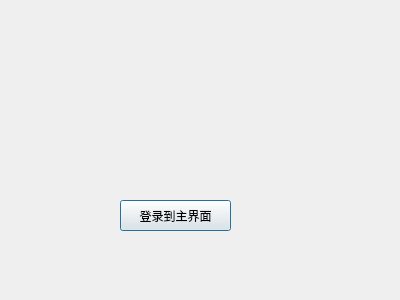
<?xml version="1.0" encoding="UTF-8"?>
<ui version="4.0">
 <class>LoginDlg</class>
 <widget class="QDialog" name="LoginDlg">
  <property name="geometry">
   <rect>
    <x>0</x>
    <y>0</y>
    <width>400</width>
    <height>300</height>
   </rect>
  </property>
  <property name="windowTitle">
   <string>Dialog</string>
  </property>
  <widget class="QPushButton" name="pushButton">
   <property name="geometry">
    <rect>
     <x>120</x>
     <y>200</y>
     <width>111</width>
     <height>31</height>
    </rect>
   </property>
   <property name="text">
    <string>登录到主界面</string>
   </property>
  </widget>
 </widget>
 <resources/>
 <connections>
  <connection>
   <sender>pushButton</sender>
   <signal>clicked()</signal>
   <receiver>LoginDlg</receiver>
   <slot>accept()</slot>
   <hints>
    <hint type="sourcelabel">
     <x>183</x>
     <y>214</y>
    </hint>
    <hint type="destinationlabel">
     <x>226</x>
     <y>119</y>
    </hint>
   </hints>
  </connection>
 </connections>
</ui>
